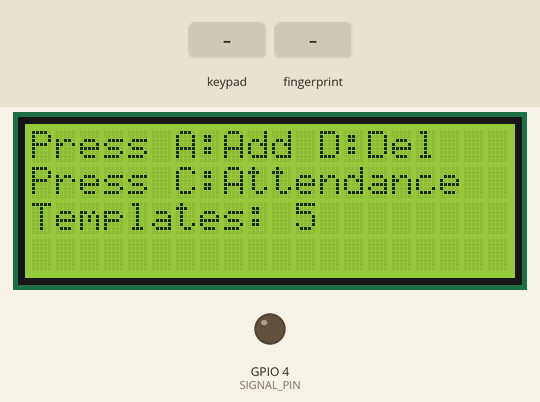
The sketch below on a simulated ESP32. Shown: 20×4 character LCD, output pins drawn as LEDs (lit = HIGH). The test bench sets the inputs (shaded band). What the sketch prints to the serial monitor is not drawn.

Above: at 1.3 s.
1.4 s: key 'C' pressed
At 2.8 s:
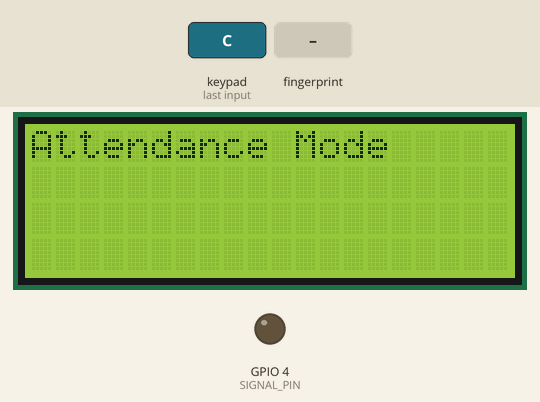
4.4 s: finger stored as number 1 placed on the sensor
7.4 s: finger stored as number 1 placed on the sensor
At 9.0 s:
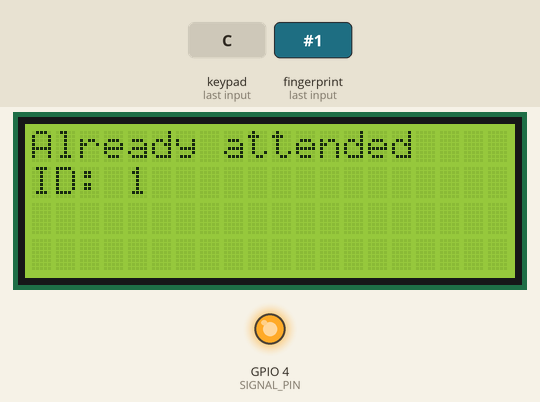
10.4 s: key 'C' pressed
At 12.8 s:
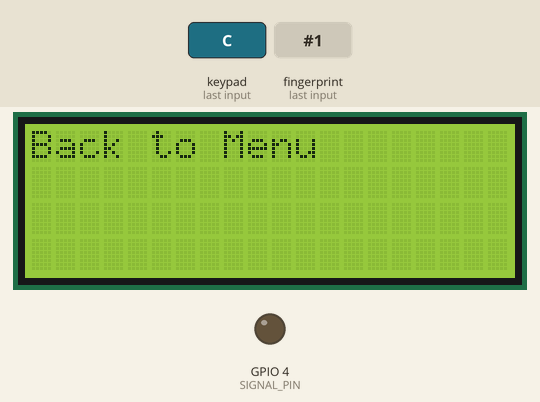
13.4 s: keypad keys 1 7 0 9 A pressed 0.4 s apart
At 17.1 s:
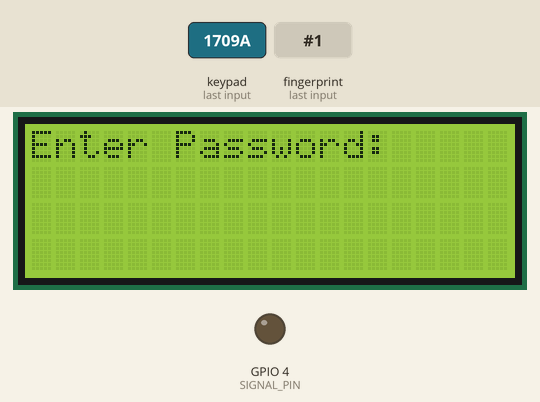
18.0 s: keypad keys 1 7 0 9 pressed 0.4 s apart
At 19.9 s:
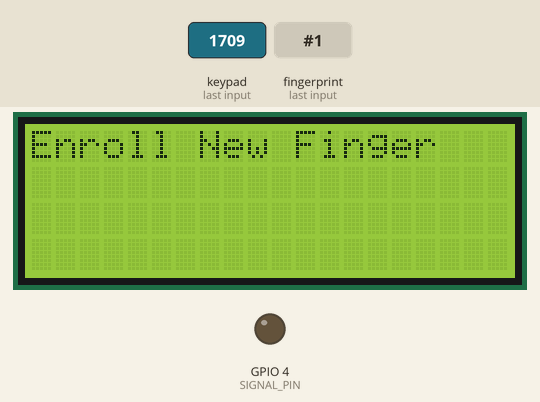
Timing chart, 0 to 21.4 s (numbered marks = the images above; inputs shaded):
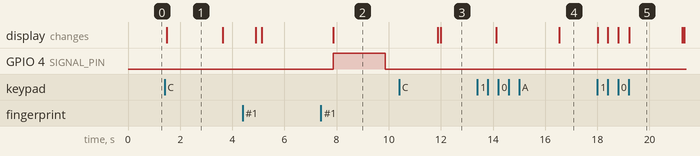

Measured:
- after the input at 1.4 s, the display: changes after 0.09 s (image 1)
- after the input at 7.4 s, GPIO 4 (SIGNAL_PIN): LOW → HIGH after 0.47 s, → LOW 2.0 s later; the display: changes after 0.47 s (image 2)
- after the input at 10.4 s, the display: first differs from a run without the input after 1.6 s (image 3)
- after the input at 13.4 s, the display: first differs from a run without the input after 3.1 s (image 4)
- after the input at 18.0 s, the display: first changes at once (image 5 shows a later state)
- what the display in image 1 shows lasts 2.1 s, from 1.5 s to 3.6 s

The sketch:

fingerprint_final.ino
```cpp
  #include <Adafruit_Fingerprint.h>
  #include <Wire.h>
  #include <LiquidCrystal_I2C.h>
  #include <Keypad.h>

  // LCD initialization
  LiquidCrystal_I2C lcd(0x27, 20, 4);

  // Pin definitions for ESP32
  #define RX_PIN 17
  #define TX_PIN 16
  #define SIGNAL_PIN 4  // GPIO phát tín hiệu
  HardwareSerial mySerial(2); // Serial2 for ESP32
  Adafruit_Fingerprint finger = Adafruit_Fingerprint(&mySerial);

  // 4x4 Keypad setup
  const byte ROWS = 4;
  const byte COLS = 4;
  char keys[ROWS][COLS] =
  {
    {'1','2','3','A'},
    {'4','5','6','B'},
    {'7','8','9','C'},
    {'*','0','#','D'}
  };
  byte rowPins[ROWS] = {13, 12, 14, 27}; // ESP32 GPIO pins connected to keypad rows
  byte colPins[COLS] = {26, 25, 33, 32}; // ESP32 GPIO pins connected to keypad columns
  Keypad keypad = Keypad(makeKeymap(keys), rowPins, colPins, ROWS, COLS);

  bool attendance[100] = {false};  // Keeps track of attendance for each person
  int totalPeople = 100;           // Total number of people to enroll

  bool inMainMenu = true;        // Tracks if the system is in the main menu
  bool isEnrolling = false;      // Tracks if the system is currently enrolling fingerprints
  const String managerPassword = "1709"; // Define the manager password

  void setup()
  {
    pinMode(SIGNAL_PIN, OUTPUT);  // Cài đặt chân phát tín hiệu
    Serial.begin(9600);
    lcd.init();
    lcd.backlight();

    // Initialize fingerprint sensor
    lcd.setCursor(0, 0);
    lcd.print("Fingerprint setup");
    mySerial.begin(57600);

    if (finger.verifyPassword())
    {
      lcd.setCursor(0, 1);
      lcd.print("Sensor detected");
      Serial.println("Fingerprint sensor detected!");
    } else
    {
      lcd.setCursor(0, 1);
      lcd.print("Sensor not found");
      Serial.println("Fingerprint sensor not found :(");
      while (1);
    }

    finger.getTemplateCount();
    lcd.setCursor(0, 2);
    lcd.print("Templates: ");
    lcd.print(finger.templateCount);
    Serial.print("Number of templates stored: ");
    Serial.println(finger.templateCount);
  }

  void loop()
  {
    if (!isEnrolling && inMainMenu)
    {
      showMainMenu();
      char key = keypad.getKey();  // Get the key pressed on the keypad

      if (key == 'A')
      {
        if (checkManagerPassword())
        { // Check if the entered password is correct
          lcd.clear();
          lcd.print("Enroll New Finger");
          delay(2000);

          isEnrolling = true;  // Set enrolling state to true to block other actions
          for (int i = 1; i <= totalPeople; i++)
          {
            if (!attendance[i - 1])
            {
              enrollFingerprint(i);
              delay(2000);
              lcd.clear();
              break;
            }
          }
          isEnrolling = false;  // Reset enrolling state after completion
        }
         else
        {
          lcd.clear();
          lcd.print("Incorrect Password");
          delay(2000);
        }
      }
      else if (key == 'D')
      {
        if (checkManagerPassword())
        { // Check if the entered password is correct
          lcd.clear();
          lcd.print("Enter ID to Delete:");

          char idToDelete = keypad.waitForKey();  // Wait for ID to delete
          int id = idToDelete - '0';  // Convert char to int

          if (id >= 0 && id <= totalPeople)
          {
            deleteFingerprint(id);
          }
          else
          {
            lcd.setCursor(0, 1);
            lcd.print("Invalid ID");
            delay(2000);
          }
        }
         else
         {
          lcd.clear();
          lcd.print("Incorrect Password");
          delay(2000);
        }
      }
       else if (key == 'C')
       {
        // Exit the main menu and enter attendance mode
        lcd.clear();
        lcd.print("Attendance Mode");
        delay(2000);
        inMainMenu = false;
      }

    }
    else if (!isEnrolling && !inMainMenu)
    {
      handleAttendance();  // Enter the attendance mode
      // Press 'C' to go back to the main menu
      char key = keypad.getKey();
      if (key == 'C')
      {
        lcd.clear();
        lcd.print("Back to Menu");
        delay(2000);
        inMainMenu = true;
      }
    }

    delay(100);
  }

  void showMainMenu()
  {
    lcd.setCursor(0, 0);
    lcd.print("Press A:Add D:Del");
    lcd.setCursor(0, 1);
    lcd.print("Press C:Attendance");
  }

  // Function to check manager password
  bool checkManagerPassword()
  {
    lcd.clear();
    lcd.setCursor(0, 0);
    lcd.print("Enter Password:");
    String inputPassword = "";
    char key;

    // Wait for 4 digits
    for (int i = 0; i < 4; i++)
    {
      key = keypad.waitForKey();
      if (key != NO_KEY)
      {
        inputPassword += key; // Append the entered key to password
        lcd.setCursor(i, 1);
        lcd.print(key); // Display the entered key on the LCD
      }
    }

    return inputPassword == managerPassword; // Check if the entered password matches
  }

  // Function to enroll fingerprints
  void enrollFingerprint(int id)
  {
    int p = -1;
    lcd.clear();
    lcd.setCursor(0, 0);
    lcd.print("Enrolling ID: ");
    lcd.print(id);
    lcd.setCursor(0, 1);
    lcd.print("Place finger...");

    while (p != FINGERPRINT_OK)
    {
      p = finger.getImage();
      if (p == FINGERPRINT_NOFINGER)
      {
        lcd.setCursor(0, 1);
        lcd.print("Waiting for finger...");
        delay(500);
      }
       else if (p == FINGERPRINT_OK)
       {
        lcd.setCursor(0, 1);
        lcd.print("Image taken    ");
      }
       else
       {
        lcd.setCursor(0, 1);
        lcd.print("Error capturing ");
      }
    }

    p = finger.image2Tz(1);
    if (p == FINGERPRINT_OK)
    {
      lcd.setCursor(0, 2);
      lcd.print("Finger processed");
    }
     else
     {
      lcd.setCursor(0, 2);
      lcd.print("Processing error");
      isEnrolling = false;
      return;
    }

    lcd.setCursor(0, 3);
    lcd.print("Remove finger");
    delay(2000);
    while (finger.getImage() != FINGERPRINT_NOFINGER);

    lcd.setCursor(0, 3);
    lcd.print("Place same finger");

    p = -1;
    while (p != FINGERPRINT_OK)
    {
      p = finger.getImage();
      if (p == FINGERPRINT_NOFINGER)
      {
        lcd.setCursor(0, 3);
        lcd.print("Waiting for finger...");
        delay(500);
      }
       else if (p == FINGERPRINT_OK)
       {
        lcd.setCursor(0, 3);
        lcd.print("Image taken    ");
      }
       else
        {
        lcd.setCursor(0, 3);
        lcd.print("Error capturing ");
      }
    }

    p = finger.image2Tz(2);
    if (p == FINGERPRINT_OK)
     {
      lcd.setCursor(0, 3);
      lcd.print("Finger processed");
    }
     else
     {
      lcd.setCursor(0, 3);
      lcd.print("Processing error");
      isEnrolling = false;
      return;
    }

    p = finger.createModel();
    if (p == FINGERPRINT_OK)
     {
      lcd.setCursor(0, 3);
      lcd.print("Prints matched  ");
    }
     else
     {
      lcd.setCursor(0, 3);
      lcd.print("Match failed    ");
      isEnrolling = false;
      return;
    }

    p = finger.storeModel(id);
    if (p == FINGERPRINT_OK)
    {
      lcd.setCursor(0, 3);
      lcd.print("ID: ");
      lcd.print(id);
      lcd.print(" stored");
      attendance[id - 1] = true;  // Mark attendance after enrollment
      // Gửi tín hiệu mức cao qua opto
      digitalWrite(SIGNAL_PIN, HIGH);
      Serial.println("Gửi tín hiệu mức cao: HIGH");
      Serial.println(1);
      delay(2000); // Display success message for 0.5 seconds
      digitalWrite(SIGNAL_PIN, LOW);
      Serial.println("Gửi tín hiệu mức thấp: LOW");
      Serial.println(0);
    }
     else
     {
      lcd.setCursor(0, 3);
      lcd.print("Store failed    ");
    }

    delay(2000);
    isEnrolling = false;  // Reset enrolling state after completion
  }

  // Function to delete a fingerprint
  void deleteFingerprint(int id)
  {
    int p = finger.deleteModel(id);
    if (p == FINGERPRINT_OK)
    {
      lcd.clear();
      lcd.setCursor(0, 0);
      lcd.print("Deleted ID: ");
      lcd.print(id);
      attendance[id - 1] = false;  // Clear attendance
    }
     else
     {
      lcd.clear();
      lcd.setCursor(0, 0);
      lcd.print("Failed to delete");
    }
    delay(2000);
  }

  // Function to handle attendance
  void handleAttendance()
  {
    lcd.clear();
    lcd.setCursor(0, 0);
    lcd.print("Place finger for");
    lcd.setCursor(0, 1);
    lcd.print("attendance check");

    int id = getFingerprintIDez();
    if (id != -1 && id <= totalPeople && !attendance[id - 1])
     {
      lcd.clear();
      lcd.setCursor(0, 0);
      lcd.print("Attendance marked");
      lcd.setCursor(0, 1);
      lcd.print("ID: ");
      lcd.print(id);
      Serial.println("Attendance marked for ID: " + String(id));

      attendance[id - 1] = true; // Mark attendance for that person
      lcd.clear();
    }
     else if (id != -1 && attendance[id - 1])
     {
      lcd.clear();
      lcd.setCursor(0, 0);
      lcd.print("Already attended");
      lcd.setCursor(0, 1);
      lcd.print("ID: ");
      lcd.print(id);
       // Gửi tín hiệu mức cao qua opto
      digitalWrite(SIGNAL_PIN, HIGH);
      Serial.println("Gửi tín hiệu mức cao: HIGH");
      Serial.println(1);
      delay(2000); // Display success message for 0.5 seconds
      digitalWrite(SIGNAL_PIN, LOW);
      Serial.println("Gửi tín hiệu mức thấp: LOW");
      Serial.println(0);
      delay(2000); // Display message for 2 seconds
      lcd.clear();
    }
    delay(100); // Small delay to prevent over-processing
  }

  // Simplified function to get fingerprint ID
  int getFingerprintIDez()
  {
    uint8_t p = finger.getImage();
    if (p != FINGERPRINT_OK) return -1;

    p = finger.image2Tz();
    if (p != FINGERPRINT_OK) return -1;

    p = finger.fingerFastSearch();
    if (p != FINGERPRINT_OK) return -1;

    return finger.fingerID;
  }
```
